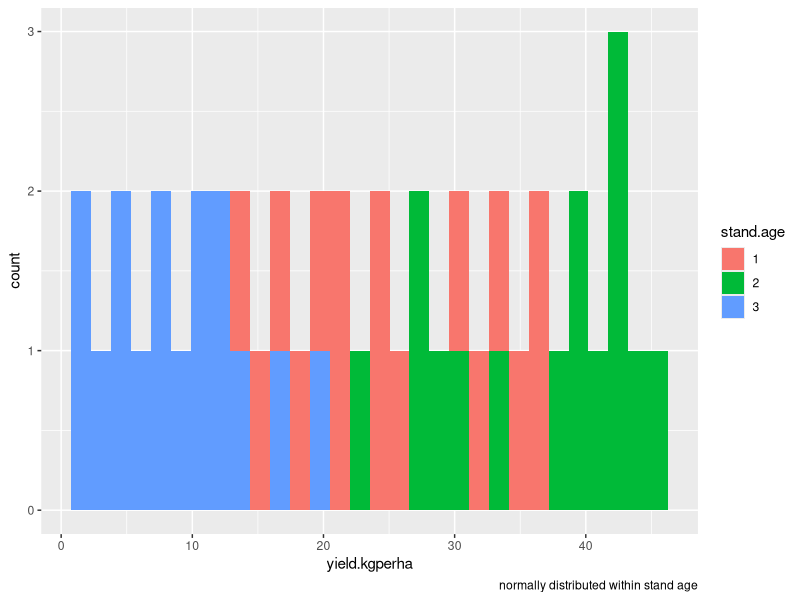
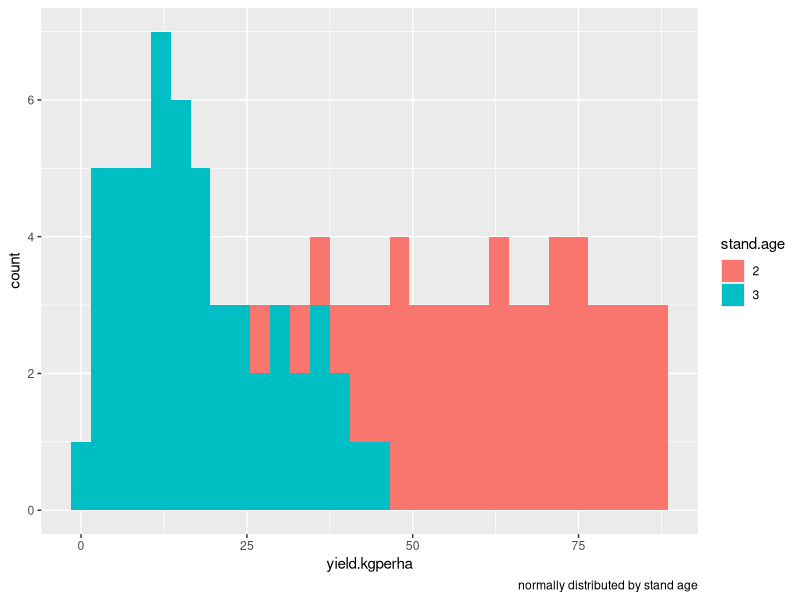
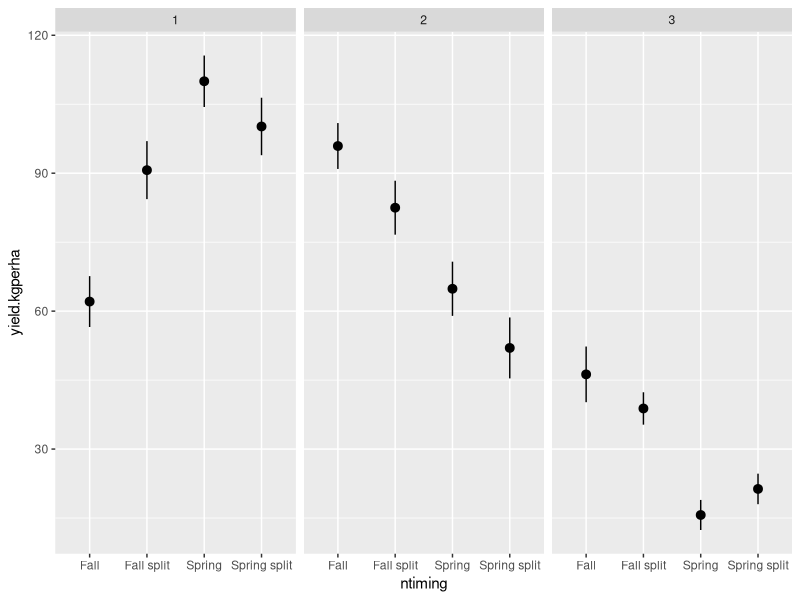
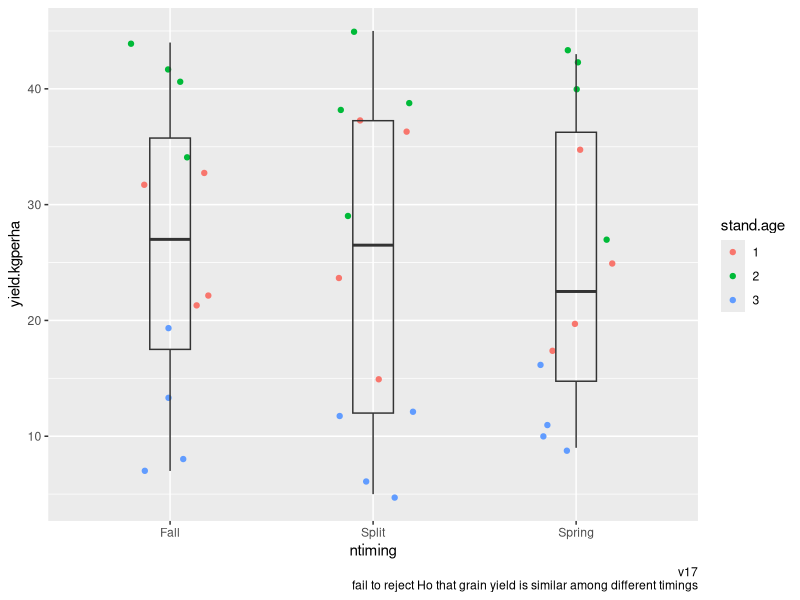
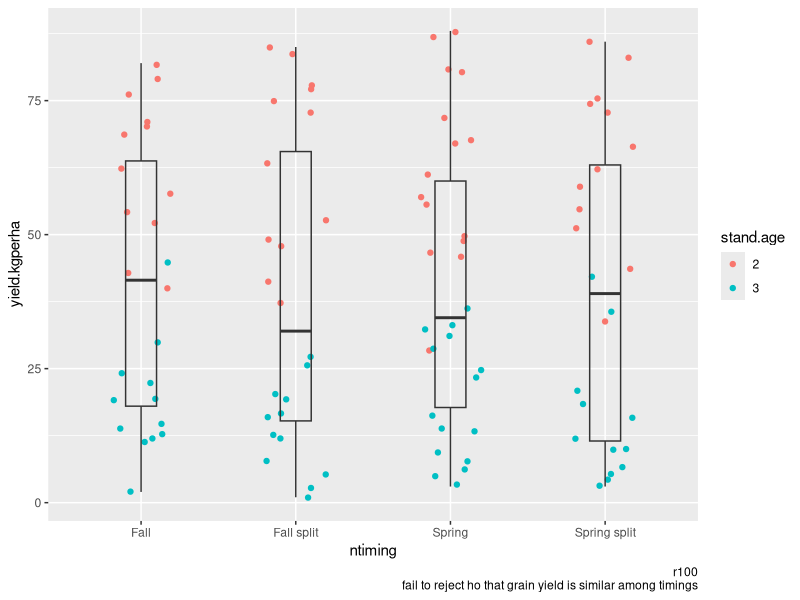
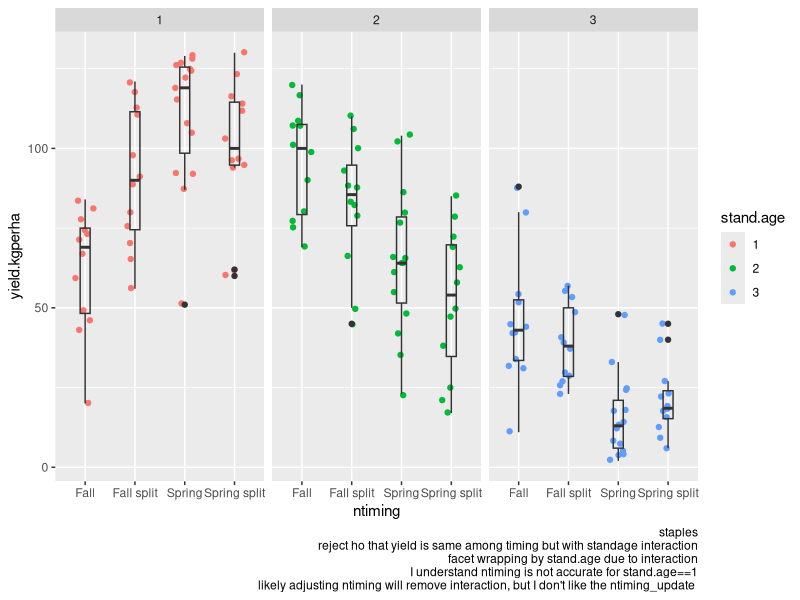
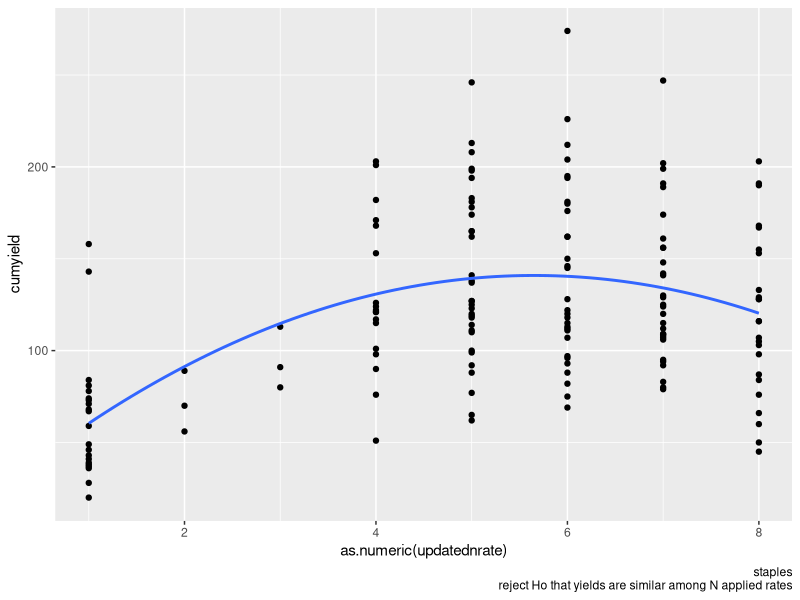
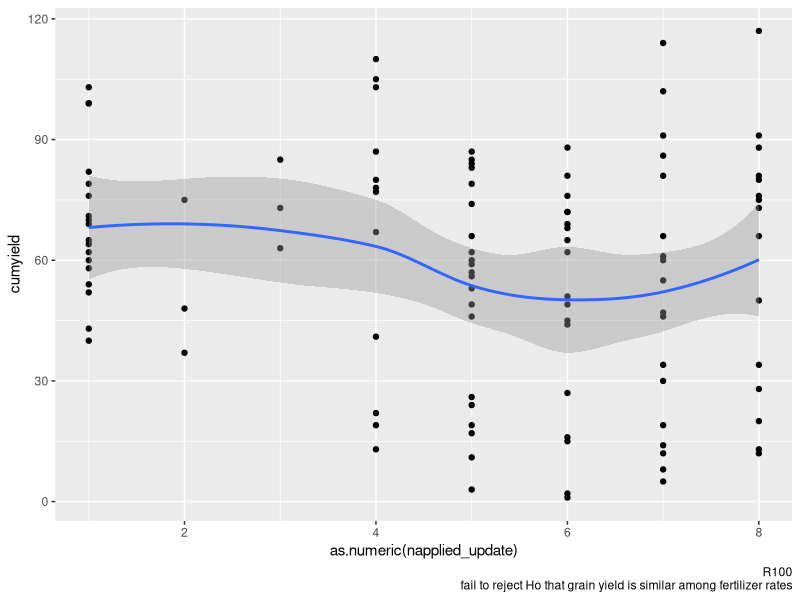

These charts were generated, in order, by the following R code: (Note: this script raises an error after producing the figures.)
# Targeted hypothesis testing of the N-rate timing dataset
# Jesse
# 9Dec2022
# Due date: 12Dec2022


# Preliminary findings ----------------------------------------------------

# I read the report by Dominic and was taken aback by complexity and quantity of
# figures/tables. I think we need to simplify and find smaller datasets within
# the larger dataset where treatments are consistent and data isn't missing. I
# think this is a simple study that deserves a simple paper and then if there's
# time and space we can expand with supplementary material and the more complex
# aspects of the models dominic fitted and the limitations of the conclusions we
# can draw from them. 

# Since N rates were not consistent across sites, I may have luck rearrange data
# into the below format

# It seems dominic analyzed each site seperately, they have their own Rmarkdown
# files. Dataframe are not consistent

# dataframe we may need(
#   site,
#   year,
#   standage,
#   N_summer,
#   N_spring,
#   N_fall, 
#   N_prior_to_harvest = (spring+summer of year + fall of previous year),
#   split = yes or no,
#   yield
# ) 

# does rate of N matter?
# lm = yield~N_prior_to_harvest*standage

# lm = yield ~ N_spring*N_summer*N_fall*standage


# comments ----------------------------------------------------------------

# grain yields are ranging from 10-100 kg ha at each site, is this a conversion
# error?

# staples dataset makes the most sense, feels like strongest dataset 

# r100 seems weird, unfertilized and low fertilized did best--was this due to
# lodging?

# V17 seems good, but maybe a little lighter on data

# key conclusions ---------------------------------------------------------

# yields differ among stand age
# yields differ in plots that were not fertilized vs plots that were fertilized




# import data -------------------------------------------------------------
library(tidyverse)

# importing master dataset
read.csv("data_yield.csv") -> dat

dat %>% 
  # colnames()
  rename_all(tolower) %>% 
  # glimpse()
  dplyr::select(
    c(year,location,id,trt_code,treatment,threshed_grain_yield.kg.ha. )
  ) %>% 
  rename(yield = threshed_grain_yield.kg.ha. ) %>% 
  mutate(treatment = tolower(treatment)) %>% 
  filter(treatment != "")-> dat2 #dropping na for 2020 rsmt v17 plots that don't exist

dat2 %>% 
  group_by(treatment) %>% 
  tally() %>% 
  print(n=30)
# may need a treatment dataframe we join to the site, plot info due to errors
# uncovered so far with data. This may have been addressed in markdown however

# continue with rough exploratory data analysis

dat2 %>% 
  # colnames()
  # glimpse() %>% 
  str_split(dat2$treatment)

dat2 %>% 
  filter(location != "RSMT V17") -> dat_site1

# sites recieved summer applicaiton of 4 possible rates
# then rate of 60 in either spring or fall

dat_site1 %>% 
  distinct(treatment)
# ok so treatment is the total N
# where 60 is applied in spring or fall

str_split(dat_site1$treatment,
          pattern = " ",
          simplify = T) %>% 
  as_tibble() %>% 
  rename(rate_total = V1,
         timing = V2,
         method = V3) %>% 
  mutate(rate_total = if_else(rate_total=="control",
                        "0",
                        rate_total),
         timing = if_else(rate_total == "0",
                          "none",
                          timing)) %>% 
  mutate(
    rate_total = as.numeric(rate_total),
    rate_summer = rate_total - 60) 
# I keep seeing things I don't expect
# need to review these methods more
# why do some say split and others do not?


str_split(dat2$treatment,
          pattern = " ",
          simplify = T) %>% 
  as_tibble() %>% 
  rename(rate = V1,
         timing = V2,
         method_fert = V3) %>% 
  # glimpse()
  mutate(rate = if_else(rate=="control",
                        "0",
                        rate),
         timing = if_else(rate == "0",
                          "none",
                          timing)) %>% 
  # distinct(timing)
  filter(timing=="split")
  # group_by(rate) %>% 
  # tally()

dat2 %>% 
  # filter(treatment == "80 split")
  filter(trt_code == "2")
#what was timing of rosemount V17?
# 80 split should have a timing of either fall or spring?

dat2 %>% 
  filter(location =="RSMT V17")

# Having trouble bringing datasets from each site together into a single
# dataframe. It appears the treatment code at one site is different than the
# treatment code at another site. The fertilizer treatments applied at the sites
# were different and it's confusing

# I am going to work through Dominic's markdown files to try to get clarity

# STOP at 3pm 11Dec

# START Just bringing in datasets from markdown files for hypothesis testing,
# each site remains separate

rsmtv17<- read.csv("Rosemount-V17.csv", header=T)
rsmtv17 %>% 
  rename_all(tolower) %>% 
  dplyr::select(year,experiment,location,id,treatment,
                napplied,ntiming,stand.age,block,
                yield.kgperha
  ) %>% 
  mutate_all(factor) %>% 
  mutate(yield.kgperha = as.numeric(yield.kgperha)) -> dat_v17

r100<- read.csv("Rosemount_R100.csv")

r100 %>% 
  rename_all(tolower) %>% 
  # colnames()
  dplyr::select(year,experiment,location,id,treatment,
                napplied,ntiming,stand.age,block,
                ntiming_newlabel,
                napplied_update,
                yield.kgperha
  ) %>% 
  mutate_all(factor) %>% 
  mutate(yield.kgperha = as.numeric(yield.kgperha)) -> dat_r100

# there are like multiple staples datasets
staples <- read.csv("Staples.csv")
staples_split <- read.csv("Staples.Nsplit.analysis.only.csv")

staples %>% 
  rename_all(tolower) %>% 
  # colnames()
  dplyr::select(year,experiment,location,id,treatment,
                napplied,ntiming,stand.age,block,
                ntiming_actual, #is ntiming actual same as ntiming_newlabel?
                updatednrate, #same as napplied_update
                updatedncumsum,
                yield.kgperha,
                cumulative.grain.yield
  ) %>% 
  mutate_all(factor) %>% 
  mutate(yield.kgperha = as.numeric(yield.kgperha),
         cumulative.grain.yield = as.numeric(cumulative.grain.yield)) -> dat_staples

dat_staples %>% 
  filter(ntiming == "Unfertilized" |
           ntiming == "Fall" |
           ntiming == "Spring") -> dat_staples_fallspring

staples_split  %>% 
  rename_all(tolower) %>% 
  # colnames()
  dplyr::select(year,experiment,location,id,treatment,
                napplied,ntiming,stand.age,block,
                summernrate, #only thing different
                yield.kgperha
  ) %>% 
  mutate_all(factor) %>% 
  mutate(yield.kgperha = as.numeric(yield.kgperha)) -> dat_staples_split

# seems like dat_staples is most robust, but lacks summernrate factor


  
# Does iwg grain yield differ by timing? ----------------------------------

# Ho: iwg grain yield does not differ when fertilizer is applied at different
# times

## v17
dat_v17 %>% 
  ggplot(aes(yield.kgperha)) +
  stat_bin(aes(fill=stand.age)) +
  labs(caption = "normally distributed within stand age")

dat_v17 %>% 
  # distinct(ntiming)
  filter(ntiming != "control") %>% 
  lm(yield.kgperha~stand.age*ntiming,
          .) -> lm1
anova(lm1)
# I ran mixed model, block didn't help and too many fixed effects made it rank
# deficient. This is the way. 

# we reject Ho that grain yield is similar between 1yr 2yr and 3yr stands

# we fail to reject Ho that grain yield is similar among timings (fall,
# spring, split) 

  
## R100

dat_r100 %>% 
  ggplot(aes(yield.kgperha)) +
  stat_bin(aes(fill=stand.age)) +
  labs(caption = "normally distributed by stand age")

dat_r100 %>% 
  # colnames()
  # lmer(
  #   yield.kgperha~napplied_update*
  #     ntiming+(1|block), 
  #   data=.) # rank defficient, block useless
  # distinct(ntiming)
  filter(ntiming != "control") %>% 
  lm(
    yield.kgperha~stand.age*ntiming,
    .
  ) %>% 
  # summary()
  anova()
  # emmeans(~ntiming)

# reject Ho that grain yield is similar among stand.age

# fail to reject Ho that grain yield is similar among different timings


## staples 

dat_staples %>% 
  # glimpse()
  # lmer(
    # yield.kgperha~ntiming_actual*
      # stand.age+(1|block),
    # data=.) # rank defficient, block useless
  # distinct(ntiming)
  filter(ntiming != "Unfertilized") %>% 
  lm(
    # yield.kgperha~stand.age*ntiming_actual,
    yield.kgperha~stand.age*ntiming,
    .
  ) %>% 
  # summary()
  anova()
  # emmeans(~ntiming) 

# reject Ho that grain yield is the same among timing HOWEVER we may not be able
# to reject this at all stand ages

dat_staples %>% 
  filter(ntiming != "Unfertilized") %>% 
  ggplot(aes(
    ntiming,
    # ntiming_actual,
    yield.kgperha)) +
  stat_summary() +
  # geom_jitter(width = .2) +
  # geom_boxplot(fill=NA,width=.2) +
  facet_wrap(~stand.age)

# looks like trend is consistent except for year 1 which makes sense because
# ntiming was weird because in fall year 1 don't see that fertilizer until year
# 2. I say we deal with that data another way that adding in a bunch of new
# treatment names as in ntiming_actual



## Compiled

# grain yields differ among stand age and between fertilizer (yes vs no), but
# among fertilized plots we fail to reject Ho that grain yields are similar

dat_v17 %>% 
  filter(ntiming != "control") %>% 
  ggplot(aes(ntiming,yield.kgperha)) +
  geom_jitter(width=.2,
              aes(col=stand.age)) +
  geom_boxplot(fill=NA,
               width=.2) +
  labs(caption = "v17\n fail to reject Ho that grain yield is similar among different timings")

dat_r100 %>% 
  filter(ntiming != "control") %>% 
  ggplot(aes(ntiming,yield.kgperha)) +
  geom_jitter(width=.2,
              aes(col=stand.age)) +
  geom_boxplot(fill=NA,
               width=.2) +
  labs(caption = "r100\nfail to reject ho that grain yield is similar among timings")



dat_staples %>% 
  filter(ntiming != "Unfertilized") %>% 
  ggplot(aes(ntiming,yield.kgperha)) +
  geom_jitter(width=.2,
              aes(col=stand.age)) +
  geom_boxplot(fill=NA,
               width=.2) +
  facet_wrap(~stand.age) +
  labs(caption = "staples
  reject ho that yield is same among timing but with standage interaction
       facet wrapping by stand.age due to interaction
       I understand ntiming is not accurate for stand.age==1
       likely adjusting ntiming will remove interaction, but I don't like the ntiming_update ")


# Applied research question addressed: "I'd prefer to fertilize in fall vs.
# spring, can I apply fertilize in the fall and get high yields?

# ANSWER: if fertilizer timing (fall vs. spring) impacts yield potential, we
# failed to detect any differences in V17 and R100. In staples, grain yields
# were higher in the second and third years where fertilizer was applied in the
# fall.


# Does iwg grain yield differ by rate? ------------------------------------

# Ho: Grain yield does not differ among different fertilizer rates

# first compare cumulative yield as a function of cumulative fertilizer

# updatedncumsum and cumulative.grain.yield were only used in figures and no
# metadata exists for how they were calculated

## staples
dat_staples %>% 
  # View()
  # colnames()
  group_by(id,updatednrate) %>% 
  summarise(cumyield = cumsum(yield.kgperha)) %>% 
  # lm(cumyield~updatednrate,.) %>% 
  # anova()
  # emmeans::emmeans(~updatednrate)
  ggplot(aes(
    as.numeric(updatednrate),
    cumyield
  )) +
  geom_point() +
  # geom_smooth() # soooo quadratic omg
  geom_smooth(
    method = "lm",
    formula = y~poly(x,2),
    se=F
  ) +
  labs(caption = "staples
       reject Ho that yields are similar among N applied rates")

dat_v17 %>% 
  # colnames()
  # distinct(napplied) %>%
  group_by(id,napplied) %>% 
  summarise(cumyield = cumsum(yield.kgperha)) %>% 
  lm(cumyield~napplied,.) %>%
  anova()
# not a range of fertility levels, but we reject Ho that yields are similar
# among the 2 fertility levels (0N and 80N)


dat_r100 %>% 
  # colnames()
  group_by(id,napplied_update) %>% 
  summarise(cumyield = cumsum(yield.kgperha)) %>% 
  # lm(cumyield~napplied_update,.) %>%
  # anova()
  ggplot(aes(
    as.numeric(napplied_update),
    cumyield
  )) +
  geom_point() +
  geom_smooth() +
  labs(caption = "R100
       fail to reject Ho that grain yield is similar among fertilizer rates")

# Conclusion: Cumulative yields can be calculated for a given plot over the
# course of the experiment. Plots differ in the amount of N applied. Our Ho is
# that yields do not differ among plots with different N rates. At V17, we had
# two N rates (0 and 80N), we reject Ho that yields were similar among these two
# rates. At staples, we reject the Ho that yields are similar among multiple
# rates and find a very strong quadratic relationship between N rate and yield.
# At R100, we fail to reject Ho


# Compare yield response of n applied prior to harvest (we can assume
# timing does not matter from previous analysis)

dat_staples %>% 
  # colnames()
  ggplot(aes(
    as.numeric(updatednrate),
    yield.kgperha
  )) +
  geom_point(aes(col=stand.age)) +
  geom_smooth(aes(group = stand.age,
                  col=stand.age),
              # method = "lm",
              # formula = y~poly(x,2)
              )
dat_staples %>% 
  lm(
  yield.kgperha~poly(as.numeric(updatednrate),2)*stand.age,
    # yield.kgperha~as.numeric(updatednrate)*stand.age,
  .) %>%
  anova()
  # emmeans::emmeans(~poly(as.numeric(updatednrate),2)*stand.age)
# we reject Ho that grain yields are similar among nrate and stand age, but
# there is an interaction and this effect is not consistent. It seems
# approximately quadratic in all years, but in year 2 there is more of a decline
# at higher N rates which is not true in the other years

# V17
# only 2 rates, cannot make this comparison

# R100
# no difference among rates, let alone will fitting a curve be possible.


# running all code in "Staples.Rmd" to show figures dominic produced

gg1
gg2 + labs(caption = "staples")
gg3 + labs(caption = "staples")
gg4 + labs(caption = "staples")


# Applied research question addressed: "I'd prefer to fertilize in fall vs.
# spring, can I apply fertilize in the fall and get high yields? Do I need to
# apply more fertilizer in the fall to achieve the same yield response as a
# spring application?

# ANSWER: Previously we were unable to reject the Ho that timing of fertilizer
# does not impact yield. With timing being equal, yields seem to be highest
# around 5-7 nrate. This is most important in the first and second year, but
# overfertilizing in the second year can result in lower yields


# IF iwg grain yields differ by N rate, how do we model? ------------------

# 4 models: no effect, linear, quadratic, quadratic planar


# What is the optimum N rate for grain yield? -----------------------------



# Which treatment does best? ----------------------------------------------

# Assuming you have to pick a fertilizer program to do every year, what is the
# best program?

# mixed effect models didn't really add much

# V17
dat_v17 %>% 
  # glimpse()
  lmer(yield.kgperha~treatment*stand.age +
         (1|block),.) %>% 
  # lm(yield.kgperha~treatment*stand.age,
     # .) %>% 
  # anova()
  emmeans(~treatment)
# 80 fall split for V17

#R100
dat_r100 %>% 
  # glimpse()
  lmer(yield.kgperha~treatment*stand.age +
         (1|block),.) %>% 
  # lm(yield.kgperha~treatment*stand.age,
     # .) %>% 
  # anova()
  emmeans(~treatment) %>% 
  as_tibble() %>% 
  arrange(emmean)
# 60 spring for R100, control is also high. Maybe lodging explains?

# staples
dat_staples %>% 
  # glimpse()
  lmer(yield.kgperha~treatment*stand.age +
         (1|block),.) %>%
  # car::Anova()
  # lm(yield.kgperha~treatment*stand.age,
     # .) %>%
  # anova()
  emmeans(~treatment) %>% 
  as_tibble() %>% 
  arrange(emmean)
# 100 fall split

# we would conclude the fall split applications were associated with the highest
# yielding plots in V17 and staples. R100 yields were highest in spring applied
# and control


# Do grain yields differ when fertilizer is split applied? ----------------

dat_v17 %>% 
  # glimpse()
  mutate(split = str_detect(treatment,"split")) %>% 
  # glimpse()
  distinct(treatment)
# no split treatments in V17


dat_r100 %>% 
  # glimpse()
  filter(treatment != "control") %>% 
  filter(treatment != "140 fall split" &
           treatment != "60 fall" &
           treatment != "60 spring") %>% # making split and not split even
  mutate(split = str_detect(treatment,"split")) %>% 
  # glimpse()
  group_by(split) %>%
  # distinct(treatment)  
  # arrange(treatment)
  # tally()
  # lm(yield.kgperha~split,.) %>%
  # anova() #lol, even less of an effect after balancing split and not split
  ggplot(aes(split,yield.kgperha)) +
  geom_jitter(width=.2,set.seed(314)) +
  geom_boxplot(fill=NA,
               width = .2) +
  labs(caption = "r100
       fail to reject Ho that yield is the same when fertilizer is split or not")


dat_staples %>% 
  # glimpse()
  mutate(split = str_detect(treatment,"split")) %>% 
  filter(treatment != "control") %>% 
  distinct(treatment)
  # glimpse()
  group_by(split) %>%
  tally()
  # lm(yield.kgperha~split,.) %>% 
  # anova()
  ggplot(aes(split,yield.kgperha)) +
  geom_jitter(width=.2,set.seed(314)) +
  geom_boxplot(fill=NA,
               width = .2) +
  labs(caption = "staples
       fail to reject Ho that yield is the same when fertilizer is split or not")



